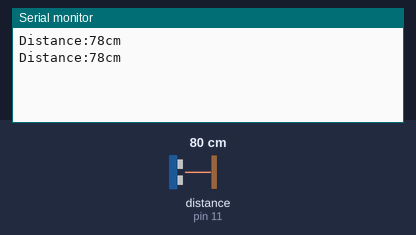
The sketch below on a simulated Arduino Uno, built with avr-gcc and run on an emulated ATmega328P. Shown: the last lines printed to the serial monitor. Wiring (inferred from the names in the program): ultrasonic range finder: trigger pin 10; echo pin 11. The inputs (shaded band) are chosen by the test bench; at power-on: distance to the obstacle (sensor on pin 11) 80 cm. The echo pulse lasts 58.3 µs per cm.

Above: at 1.8 s.
1.9 s: distance to the obstacle (sensor on pin 11) set to 2 cm
At 2.5 s:
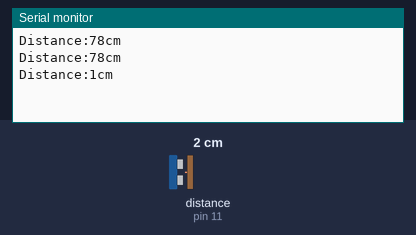
3.4 s: distance to the obstacle (sensor on pin 11) set to 4 cm
At 4.8 s:
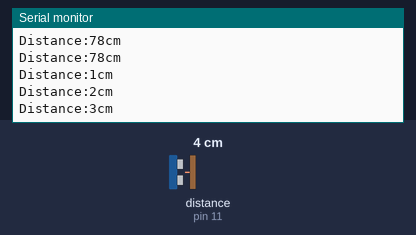
Timing chart, 0 to 6.4 s (numbered marks = the images above; inputs shaded):
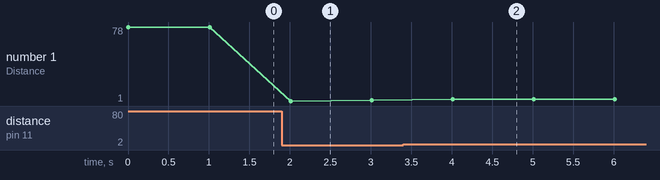

The sketch:

mlinzi.ino
```cpp
#include <Servo.h>

// Defines the pins for the Ultrasonic Sensor
const int trigPin = 10;
const int echoPin = 11;

// Variables for the duration and the distance
long duration;
int distance;

// Define distance threshold (e.g., 200 cm for 2 meters)
const int DISTANCE_THRESHOLD = 200;

void setup() {
  pinMode(trigPin, OUTPUT); // Sets the trigPin as an Output
  pinMode(echoPin, INPUT);  // Sets the echoPin as an Input

  Serial.begin(9600);
}

void loop() {
  // Measure the distance
  distance = calculateDistance();

  // Send the distance value to the Serial Monitor
  Serial.print("Distance:");
  Serial.print(distance);
  Serial.println("cm");

  delay(1000); // Delay for 1 second before the next measurement
}

// Function for calculating the distance measured by the Ultrasonic sensor
int calculateDistance() {
  digitalWrite(trigPin, LOW);
  delayMicroseconds(2);
  // Sets the trigPin on HIGH state for 10 microseconds
  digitalWrite(trigPin, HIGH);
  delayMicroseconds(10);
  digitalWrite(trigPin, LOW);
  duration = pulseIn(echoPin, HIGH); // Reads the echoPin, returns the sound wave travel time in microseconds
  int distance = duration * 0.034 / 2;
  return distance;
}
```

Measured:
- after the input at 1.9 s, the serial monitor: prints a new line after 0.11 s (image 1)
- after the input at 3.4 s, the serial monitor: prints a new line after 0.61 s (image 2)
- plotted number 1: 78 → 2 after the input at 1.9 s, 2 → 3 after the input at 3.4 s
